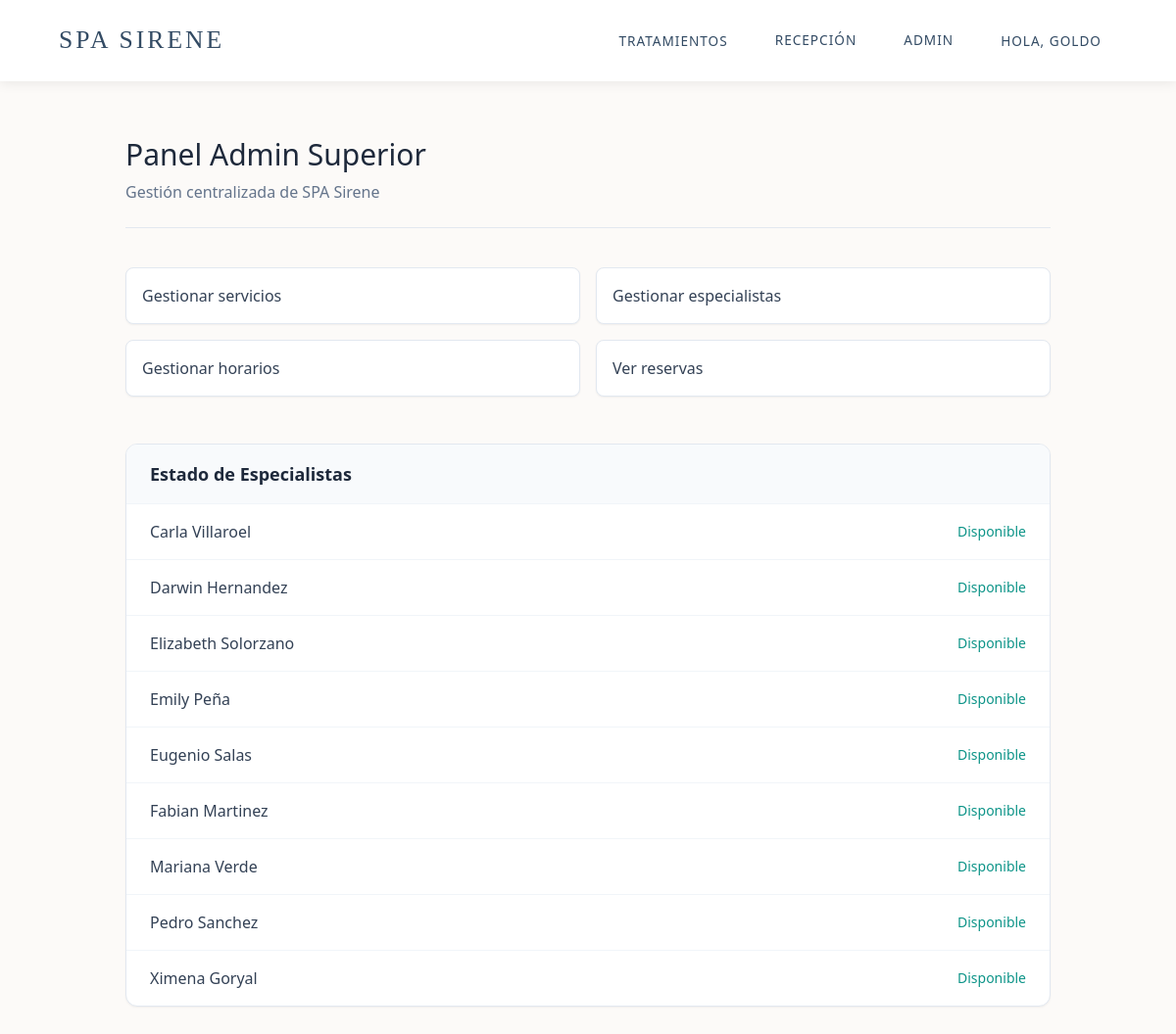
The page /spa/admin-panel/ (signed in) on the database its author committed.
### coffee/models.py (models this page shows, shortened)
class Specialist(models.Model):
    name = models.CharField(max_length=255)
    available = models.BooleanField(default=True)
    email = models.EmailField(null=True, blank=True)
    class Meta:
        verbose_name = 'Specialist'
        verbose_name_plural = 'Specialists'

### coffee/views.py (the view)
# urls.py: path('admin-panel/', views.admin_dashboard, name='admin_dashboard'),
@login_required
@staff_required
def admin_dashboard(request):
    servicios = Servicio.objects.all().order_by('name')
    especialistas = Specialist.objects.all().order_by('name')
    reservas = Reserva.objects.all()
    conteos = Reserva.objects.values('estado').annotate(total=Count('id'))
    conteo_dict = {c['estado']: c['total'] for c in conteos}
    return render(request, 'admin_dashboard.html', {
        'servicios': servicios,
        'especialistas': especialistas,
        'reservas': reservas,
        'conteos': conteo_dict,
    })

### coffee/context_processors.py (called while the page is built)
def role_flags(request):
    user = getattr(request, 'user', None)
    is_receptionist = False
    is_admin_superior = False
    try:
        if user and user.is_authenticated:
            if user.is_superuser or user.is_staff:
                is_receptionist = user.is_superuser or ('receptionist' in [g.lower() for g in user.groups.values_list('name', flat=True)])
                is_admin_superior = True
            else:
                groups = [g.lower() for g in user.groups.values_list('name', flat=True)]
                is_receptionist = 'receptionist' in groups or 'recepcionista' in groups
                is_admin_superior = 'adminsuperior' in groups or 'admin_superior' in groups
    except Exception:
        pass
    return {'is_receptionist': is_receptionist, 'is_admin_superior': is_admin_superior}

### coffee/views.py (called while the page is built)
def staff_required(view_func):
    from functools import wraps
    from django.core.exceptions import PermissionDenied
    @wraps(view_func)
    def _wrapped(request, *args, **kwargs):
        if not request.user.is_authenticated or not request.user.is_staff:
            raise PermissionDenied
        return view_func(request, *args, **kwargs)
    return _wrapped

### coffee/templates/admin_dashboard.html
{% extends 'base.html' %}
{% load static %}
{% block content %}
<div class="max-w-5xl mx-auto p-6 md:p-10">
    <div class="mb-10 border-b border-slate-200 pb-6">
        <h2 class="text-3xl font-light text-slate-800">Panel Admin Superior</h2>
        <p class="text-slate-500 mt-2">Gestión centralizada de SPA Sirene</p>
    </div>
    <div class="grid grid-cols-1 sm:grid-cols-2 gap-4 mb-12">
        <a href="{% url 'admin_services_list' %}" class="p-4 bg-white border border-slate-200 rounded-lg hover:border-teal-500 transition shadow-sm font-medium text-slate-700">Gestionar servicios</a>
        <a href="{% url 'admin_specialists_list' %}" class="p-4 bg-white border border-slate-200 rounded-lg hover:border-teal-500 transition shadow-sm font-medium text-slate-700">Gestionar especialistas</a>
        <a href="{% url 'admin_horarios_list' %}" class="p-4 bg-white border border-slate-200 rounded-lg hover:border-teal-500 transition shadow-sm font-medium text-slate-700">Gestionar horarios</a>
        <a href="{% url 'admin_reservas_list' %}" class="p-4 bg-white border border-slate-200 rounded-lg hover:border-teal-500 transition shadow-sm font-medium text-slate-700">Ver reservas</a>
    </div>
    <div class="bg-white rounded-xl shadow-sm border border-slate-200 overflow-hidden">
        <div class="px-6 py-4 border-b border-slate-100 bg-slate-50">
            <h3 class="text-lg font-semibold text-slate-800">Estado de Especialistas</h3>
        </div>
        <ul class="divide-y divide-slate-100">
            {% for e in especialistas %}
            <li class="px-6 py-4 flex justify-between items-center hover:bg-slate-50 transition">
                <span class="text-slate-700">{{ e.name }}</span>
                <span class="text-sm font-medium {% if e.available %}text-teal-600{% else %}text-red-500{% endif %}">
                    {% if e.available %}Disponible{% else %}No disponible{% endif %}
                </span>
            </li>
            {% empty %}
            <li class="px-6 py-4 text-slate-400 italic">No hay especialistas registrados.</li>
            {% endfor %}
        </ul>
    </div>
</div>
{% endblock %}

### coffee/templates/base.html (shortened to what this page needs)
<!doctype html>
<html lang="es">
{% load static %}
<head>
    <link rel="stylesheet" href="{% static 'css/styles.css' %}">
    <script src="https://cdn.tailwindcss.com"></script>
</head>
<body>
    <nav class="nav-sirene">
        <a href="{% url 'index' %}" class="brand">SPA SIRENE</a>
        <div class="nav-links">
            <div class="nav-item has-dropdown">
                <a href="{% url 'home' %}" class="nav-link">Tratamientos</a>
            </div>
            {% if user.is_authenticated %}
                {% if is_receptionist %}
                    <a href="{% url 'reception_dashboard' %}" class="nav-link">Recepción</a>
                {% endif %}
                {% if is_admin_superior %}
                    <a href="{% url 'admin_dashboard' %}" class="nav-link">Admin</a>
                {% endif %}
                <div class="nav-item has-dropdown">
                    <a class="nav-link">Hola, {{ user.first_name|default:user.username }}</a>
                </div>
            {% else %}
                <a href="{% url 'login' %}" class="nav-link">Login</a>
                <a href="{% url 'register' %}" class="nav-button">Registro</a>
            {% endif %}
        </div>
    </nav>
    <main>
        {% block content %}{% endblock %}
    </main>
</body>
</html>

### static/css/styles.css (style rules this page uses)
* { margin: 0; padding: 0; box-sizing: border-box; font-family: 'Segoe UI', sans-serif; }
body { min-height: 100vh; overflow-x: hidden; background-color: #fff; }

### coffee/templates/base.html (style rules this page uses)
:root { --rain-boots: #334B64; --blanco: #ffffff; --text-soft: #4b5563; }
* { box-sizing: border-box; margin: 0; padding: 0; }
html, body { margin: 0; padding: 0; width: 100%; min-height: 100vh; background-color: #fcfaf8; font-family: 'Poppins', sans-serif; }
body:not(:has(.full-hero)) { padding-top: 100px; }
.nav-sirene { position: absolute; top: 0; left: 0; width: 100%; background: var(--blanco); padding: 1.2rem 5%; display: flex; justify-content: space-between; align-items: center; box-shadow: 0 2px 12px rgba(0,0,0,0.08); z-index: 1000; }
.brand { font-family: 'Playfair Display', serif; font-size: 1.6rem; letter-spacing: 3px; text-decoration: none; color: var(--rain-boots); text-transform: uppercase; }
.nav-links { display: flex; gap: 1rem; align-items: center; flex-wrap: wrap; }
.nav-link, .nav-button { text-decoration: none; color: var(--rain-boots); font-size: 0.85rem; font-weight: 500; letter-spacing: 1px; text-transform: uppercase; padding: 0.75rem 1rem; border-radius: 999px; }
.nav-item { position: relative; }
.has-dropdown > .nav-link { cursor: pointer; }
main { width: 100%; display: block; }

### rows shown on the page
Specialist: name "Carla Villaroel", available "Disponible"
Specialist: name "Darwin Hernandez", available "Disponible"
Specialist: name "Elizabeth Solorzano", available "Disponible"
Specialist: name "Emily Peña", available "Disponible"
Specialist: name "Eugenio Salas", available "Disponible"
Specialist: name "Fabian Martinez", available "Disponible"
Specialist: name "Mariana Verde", available "Disponible"
Specialist: name "Pedro Sanchez", available "Disponible"
Specialist: name "Ximena Goryal", available "Disponible"

### other values the page prints
{{ user.first_name|default:user.username }} "GOLDO"
